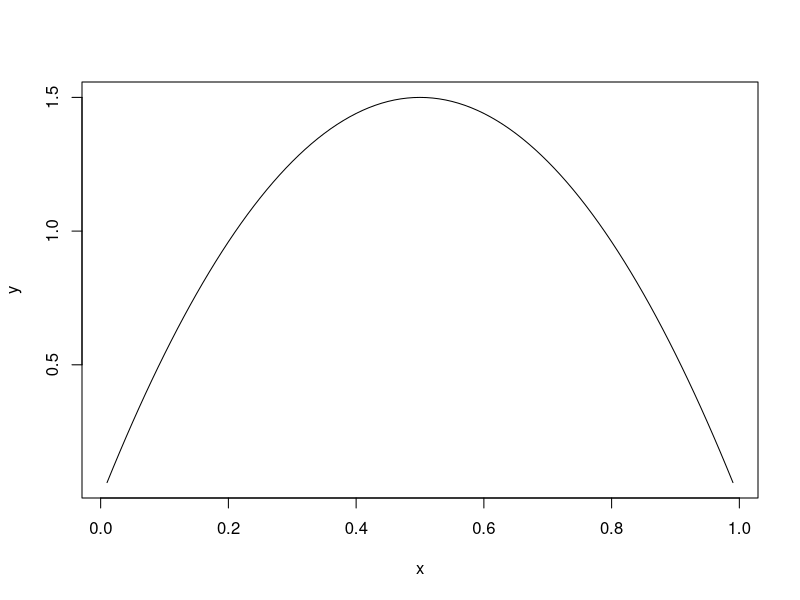
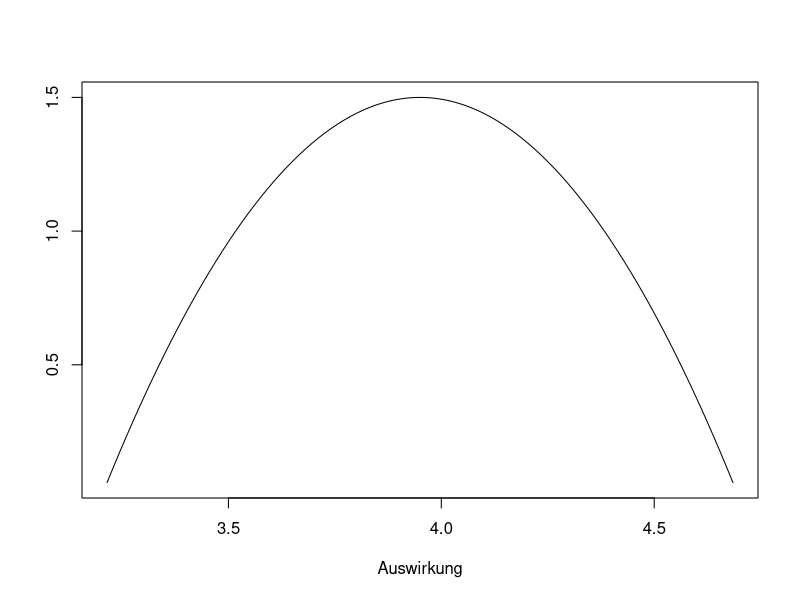
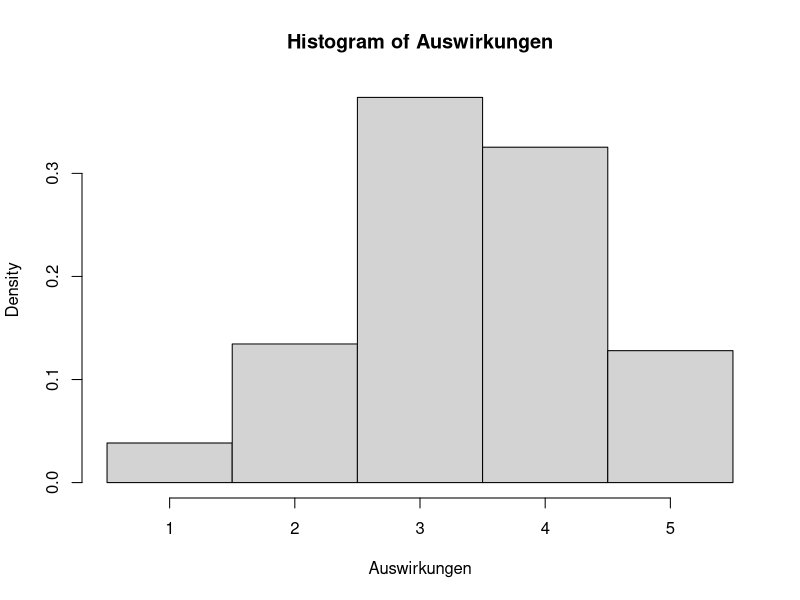
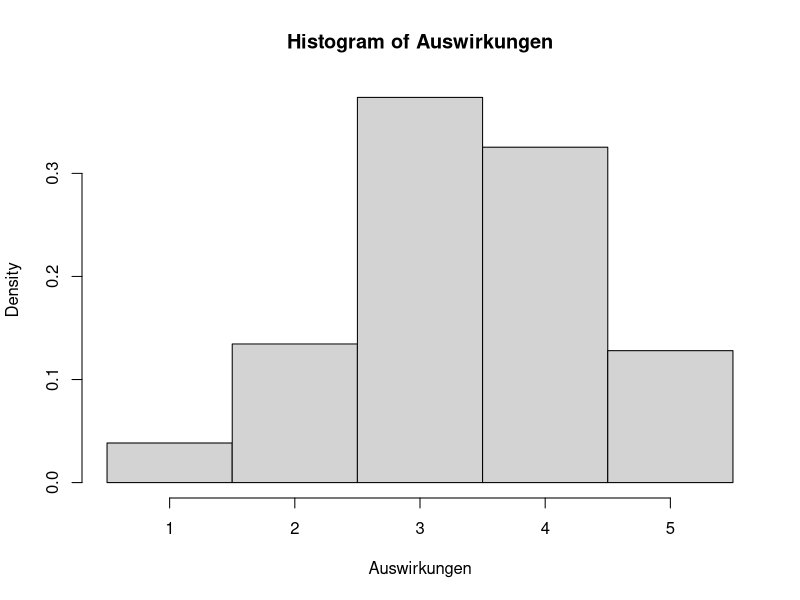

Recreate these plots in R, in order.

library(dplyr)
# Setzen eines Seeds, damit die Ergebnisse reproduzierbar sind
# (es werden jedesmal dieselben Zufallszahlen gezogen)

  set.seed(100)
  
# Erzeugen eines künstlichen Datensatzes für die Auswirkung
  n <- 50  # Anzahl an Umfrageteilnehmer
  untere.grenze <- rnorm(n,2.5,1)
  untere.grenze <- round(ifelse(untere.grenze < 0.5,0.5,untere.grenze),digits=1)
  intervallbreite <- runif(n,0.5,3)
  obere.grenze <- untere.grenze+intervallbreite
  obere.grenze <- round(ifelse(obere.grenze > 5.5,5.5,obere.grenze),digits=1)
  Daten <- data.frame(Proband=1:50,Untere.Grenze=untere.grenze,Obere.Grenze=obere.grenze)

# Definition der Prior-Verteilung (Beta-Verteilung)
  # Parameter für die beta-Verteilung
    c.alpha <- 2
    c.beta <- 2
  # Bild der Verteilung
    x <- seq(0.01,0.99,0.01)
	y <- dbeta(x,c.alpha,c.beta)
	plot(x,y,type="l")
  
# Beispiel:
# Wenn ein Proband für die Auswirkung beispielsweise das Intervall von 3,2 bis 4,7 angibt,
# dann ist seine individuelle Wahrscheinlichkeitsverteilung für die Auswirkung:
    x <- seq(0.01,0.99,0.01)
	y <- dbeta(x,c.alpha,c.beta)
	plot((4.7-3.2)*x+3.2,y,type="l",xlab="Auswirkung",ylab="")
  
# Monte-Carlo-Simulation

  Runs <- 10000     # die Anzahl an Durchläufen
  Auswirkungen <- rep(NA,Runs)
  for(run in 1:Runs){
  
    # Ziehung eines zufälligen Probanden aus dem Datensatzes
      Probanden <- Daten[,"Proband"]
      proband <- sample(Probanden,1)
	  
	# Ermittlung des Auswirkungsintervalls des zufällig gezogenen Probandens
	  i.proband <- which(Probanden==proband)
	  untere.grenze <- Daten[i.proband,"Untere.Grenze"]
	  obere.grenze <- Daten[i.proband,"Obere.Grenze"]
	  #untere.grenze <- Daten[i.proband,"Untere.Grenze"] hier erwitern um eintrittsw. 
	  #obere.grenze <- Daten[i.proband,"Obere.Grenze"] hier erwitern um eintrittsw. 
	  

    # Ziehung einer zufälligen Auswirkung gemäß der individuellen Beta-Verteilung des Probanden	  
      x <- rbeta(1,c.alpha,c.beta)
	  auswirkung <- (obere.grenze-untere.grenze)*x+untere.grenze
	  
	# Zum Schluss wird noch die in diesem Run ermittelte Auswirkung abgespeichert
      Auswirkungen[run] <- auswirkung	
      
	  
  }
  
# Die ergibt nun eine gemeinsame Verteilung, die die Angaben aller Probanden
# zur Auswirkung wiederspiegelt

  hist(Auswirkungen,freq=FALSE ,breaks = c(0.5,1.5,2.5,3.5,4.5,5.5))
  test <- hist(Auswirkungen,freq=FALSE ,breaks = c(0.5,1.5,2.5,3.5,4.5,5.5))
  print (test)

# Daraus lässt sich nun die mittlere Auswirkung über alle Probanden angeben:
  mean(Auswirkungen)
  median(Auswirkungen)

# und ein Maße für die Unsicherheit angeben:
  sd(Auswirkungen)
  IQR(Auswirkungen)

# Das durch die Monte-Carlo-Simulation ermittelte Ergebnis ist aber sehr informativ und
# es lässt sich noch viel mehr daraus machen.
# Zum Beispiel lässt sich ein 90%-Prozent-Quantil angeben. 

  quantile(Auswirkungen,0.9)

  # Das heißt: mit einer Konfidenz von 90% ist die Auswirkung höchsten 4.63   
  




